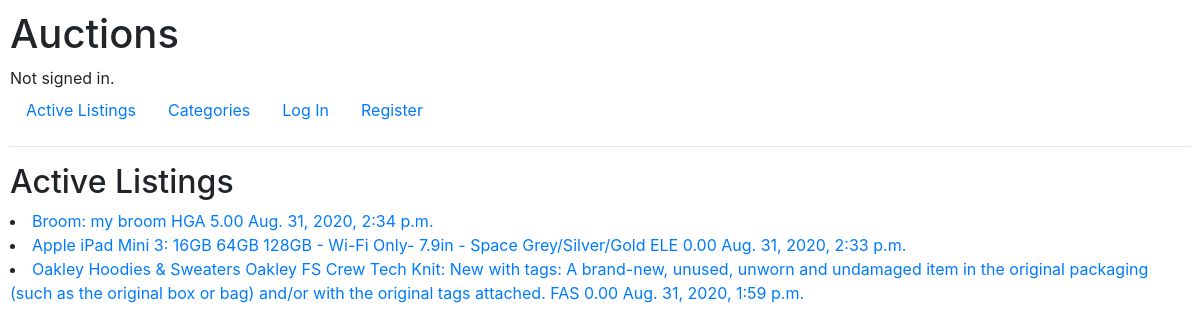
/, run on an earlier commit of the app's database.
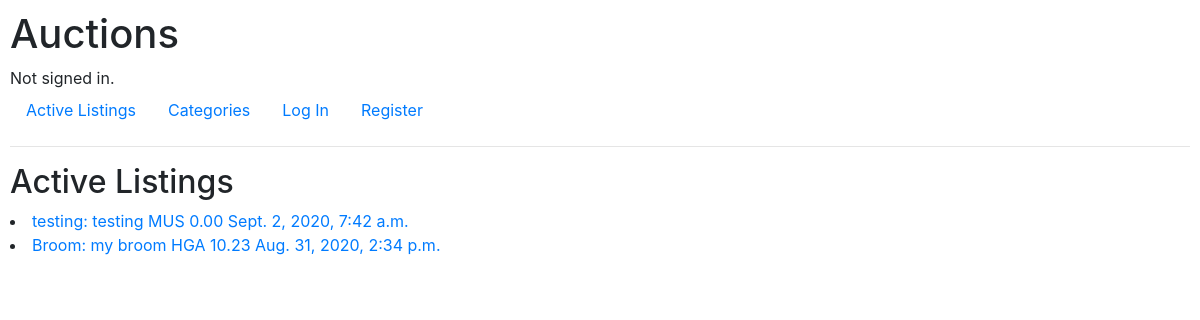
And on a later commit of the database.
### auctions/models.py (models this page shows, shortened)
class Auction(models.Model):
    MOTORS = "MOT"
    FASHINON = "FAS"
    ELECTRONICS = "ELE"
    COLLECTIBLES_ARTS = "ART"
    HOME_GARDES = "HGA"
    SPORTING_GOODS = "SPO"
    TOYS = "TOY"
    BUSSINES_INDUSTRIAL = "BUS"
    MUSIC = "MUS"
    CATEGORY = [
        (MOTORS, "Motors"),
        (FASHINON, "Fashion"),
        (ELECTRONICS, "Electronics"),
        (COLLECTIBLES_ARTS, "Collectibles & Art"),
        (HOME_GARDES, "Home & Garden"),
        (SPORTING_GOODS, "Sporting Goods"),
        (TOYS, "Toys"),
        (BUSSINES_INDUSTRIAL, "Business & Industrial"),
        (MUSIC, "Music"),
    ]
    seller = models.ForeignKey(User, on_delete=models.CASCADE)
    title = models.CharField(max_length=64, blank=False)
    description = models.TextField(blank=True)
    current_price = models.DecimalField(max_digits=11, decimal_places=2, default=0.0)
    category = models.CharField(max_length=3, choices=CATEGORY, default=MOTORS)
    image_url = models.URLField(blank=True)
    publication_date = models.DateTimeField(auto_now_add=True)
    closed = models.BooleanField(default=False)
    class Meta:
        verbose_name = "auction"
        verbose_name_plural = "auctions"

### auctions/views.py (the view)
# urls.py: path("", views.index, name="index"),
def index(request):
    auctions = Auction.objects.filter(closed=False).order_by("-publication_date")
    return render(request, "auctions/index.html", {
        "auctions": auctions
    })

### auctions/templates/auctions/index.html
{% extends "auctions/layout.html" %}
{% block body %}
    <h2>Active Listings</h2>
    {% for auction in auctions %}
        <li><a href="{% url 'auctions:listing_page' auction_id=auction.id %}"> {{ auction.title }}: {{ auction.description }} {{auction.category}} {{auction.current_price}} {{auction.publication_date}}</a></li>
    {% empty %}
        No auctions yet
    {% endfor %}
{% endblock %}

### auctions/templates/auctions/layout.html (shortened to what this page needs)
{% load static %}
<!DOCTYPE html>
<html lang="en">
    <head>
        <link rel="stylesheet" href="https://stackpath.bootstrapcdn.com/bootstrap/4.4.1/css/bootstrap.min.css">
        <link href="{% static 'auctions/styles.css' %}" rel="stylesheet">
    </head>
    <body>
        <h1>Auctions</h1>
        <div>
            {% if user.is_authenticated %}
                Signed in as <strong>{{ user.username }}</strong>.
            {% else %}
                Not signed in.
            {% endif %}
        </div>
        <ul class="nav">
            <li class="nav-item">
                <a class="nav-link" href="{% url 'auctions:index' %}">Active Listings</a>
            </li>
            <li class="nav-item">
                <a class="nav-link" href="{% url 'auctions:categories' %}">Categories</a>
            </li>
            {% if user.is_authenticated %}
                <li class="nav-item">
                    <a class="nav-link" href="{% url 'auctions:user_panel' %}">User Panel</a>
                </li>
                <li class="nav-item">
                    <a class="nav-link" href="{% url 'auctions:logout' %}">Log Out</a>
                </li>
                <li class="nav-item">
                    <a class="nav-link" href="{% url 'auctions:create_listing' %}">Create Listing</a>
                </li>
                <li class="nav-item">
                    <a class="nav-link" href="{% url 'auctions:watchlist' %}">Watchlist</a>
                </li>
            {% else %}
                <li class="nav-item">
                    <a class="nav-link" href="{% url 'auctions:login' %}">Log In</a>
                </li>
                <li class="nav-item">
                    <a class="nav-link" href="{% url 'auctions:register' %}">Register</a>
                </li>
            {% endif %}
        </ul>
        <hr>
        {% block body %}
        {% endblock %}
    </body>
</html>

### auctions/static/auctions/styles.css (style rules this page uses)
body { padding: 10px; }

What changed in the data, as far as the page shows it:
no longer on this page (row edited): Auction: title "Apple iPad Mini 3", description "16GB 64GB 128GB - Wi-Fi Only- 7.9in - Space Grey/Silver/Gold", category "ELE", current_price "0.00", publication_date "Aug. 31, 2020, 2:33 p.m."
no longer on this page (row edited): Auction: title "Oakley Hoodies & Sweaters Oakley FS Crew Tech Knit", description "New with tags: A brand-new, unused, unworn and undamaged item in the original packaging (such as the original box or bag) and/or with the original tags attached.", category "FAS", current_price "0.00", publication_date "Aug. 31, 2020, 1:59 p.m."
added Auction: title "testing", description "testing", category "MUS", current_price "0.00", publication_date "Sept. 2, 2020, 7:42 a.m."
changed Auction "Broom": current_price "5.00" → "10.23"
